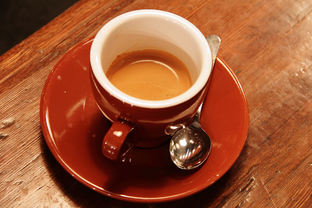
#> input picture Assets/test-images/coffee.png, 312 x 208 px, shrunk from 600 x 400 before the run
$ python 18_histogram_matching.py ../../Assets/results/denoise-compare.png
#> lines starting #> are read from the running program, lines starting #| are printed output that depends on the picture
### Python-Prototyping/figkit.py
"""文档配图的公共零件。

为什么单独抽出来:
    仓库约定每张配图都要成套回答四问(做了什么 / 得到什么 / 失去什么 / 局限在哪,
    见 Documents/README.md「写作约定」)。那条横幅的画法、中文字体设置、
    保存参数如果每个脚本各抄一份,改一次就要改七八处,迟早走样。

用法(配图脚本放在 Python-Prototyping/<章节目录>/ 下,所以要先把上一级加进 path):

    import sys
    from pathlib import Path
    sys.path.insert(0, str(Path(__file__).resolve().parents[1]))
    from figkit import OUT, IMAGES, save, four_questions, show_gray, use_cjk_font
"""

from __future__ import annotations

import sys
from pathlib import Path

import matplotlib

REPO = Path(__file__).resolve().parents[1]
OUT = REPO / "Assets" / "results"
IMAGES = REPO / "Assets" / "test-images"


def use_cjk_font() -> None:
    """装上中文字体,并把负号改回 ASCII 的 '-'(默认那个 U+2212 很多字体没有)。

    没有 --show 时切 Agg:无窗口环境(CI、ssh)下 matplotlib 默认后端会直接报错。
    """
    if "--show" not in sys.argv:
        matplotlib.use("Agg")
    matplotlib.rcParams["font.family"] = ["Heiti TC", "Arial Unicode MS", "sans-serif"]
    matplotlib.rcParams["axes.unicode_minus"] = False


def save(fig, name: str) -> None:
    """存到 Assets/results/,并把路径打出来方便对照文档引用。"""
    import matplotlib.pyplot as plt

    OUT.mkdir(parents=True, exist_ok=True)
    fig.savefig(OUT / name, dpi=130, bbox_inches="tight", facecolor="white")
    print(f"  → Assets/results/{name}")
    if "--show" not in sys.argv:
        plt.close(fig)


# [9 lines left out: function show_gray, not called in this run]


def four_questions(fig, did: str, gained: str, lost: str, limit: str, better: str,
                   y: float = 0.0, bottom: float = 0.03) -> None:
    """在图底部贴一条五色横幅,依次回答:
    做了什么 / 得到什么 / 失去什么 / 局限在哪 / 更好的做法。

    这是仓库硬约定(见 Documents/README.md「写作约定」):
    只看效果好的那一面最容易在工程里踩坑,代价和边界必须和收益画在同一张图里,
    不能分成两张。最后一格只**点名**更好的做法,不展开 ——
    读的人知道"还有路可走、该往哪儿查"就够了,展开会喧宾夺主。

    better 是必填的,不是可选项:写不出出路,通常说明「局限」那一格还没想清楚。

    bottom:带折线图的图要调大(0.15 左右),给 x 轴标签留位置,
           否则横幅会压在标签上。
    """
    cells = [("做了什么", did, "#eef3f8", "#2c6fbb"),
             ("得到什么", gained, "#eaf5ec", "#2a8f4a"),
             ("失去什么", lost, "#fdeeea", "#c4442a"),
             ("局限在哪", limit, "#fff6e5", "#a8700a"),
             ("更好的做法", better, "#f2eefb", "#6b4fa8")]
    fig.subplots_adjust(bottom=bottom)
    for i, (head, body, bg, fg) in enumerate(cells):
        # matplotlib 不认 Markdown,** 会被原样印出来,这里统一剥掉
        body = body.replace("**", "")
        fig.text(0.012 + i * 0.197, y, f"{head}\n{body}", fontsize=8.2, va="top", ha="left",
                 color="#222", linespacing=1.5,
                 bbox=dict(boxstyle="round,pad=0.4", fc=bg, ec=fg, lw=1.0))

### Python-Prototyping/Ch03_Spatial_Filtering/18_histogram_matching.py
"""直方图规定化(匹配)—— 配合 Documents/03-histogram/06-histogram-matching.md。

均衡化的目标分布固定是「均匀」;规定化的目标分布**由你给**。
做法就一句:两边各算 CDF,对每个源灰度 r,在目标 CDF 里找累计比例最接近的那个 z。

本脚本回答三个问题,并把它们画成 2 张配图:

  1. 它到底怎么算的 —— 手算那张 8 灰度级小图,看清「查 CDF」这一步
  2. 它**做不到**什么 —— 桶不可拆分,离散图像上只能逼近
  3. 最实在的用途 —— 多机位色调对齐,以及「只匹配亮度」够不够

    histogram-matching-steps.png     两条 CDF 怎么配出一张映射表,以及为什么对不准
    histogram-matching-multicam.png  三路不同曝光/白平衡的画面对齐到基准路

用法:
    .venv/bin/python Ch03_Spatial_Filtering/18_histogram_matching.py [--show]
"""

import sys
from pathlib import Path

import numpy as np

sys.path.insert(0, str(Path(__file__).resolve().parents[1]))
from figkit import IMAGES, four_questions, save, use_cjk_font  # noqa: E402

use_cjk_font()
import cv2  # noqa: E402
import matplotlib.pyplot as plt  # noqa: E402


def cdf_of(hist: np.ndarray) -> np.ndarray:
    """归一化直方图 → CDF。总数为 0 时返回全 0,避免除零。"""
    total = hist.sum()
    return np.cumsum(hist) / total if total else np.zeros_like(hist, float)


def match_lut(src_hist: np.ndarray, ref_hist: np.ndarray) -> np.ndarray:
    """由两个直方图配出映射表 LUT[r] = z。

    规则:对每个源灰度 r,在目标 CDF 里找**累计比例最接近**的 z,并列时取小的那个。

    ⚠️ 这里有个容易踩的分歧。另一种常见写法是
        z = np.searchsorted(ref_cdf, src_cdf)
    它找的是「**第一个不小于**」,不是「最接近」,两者在并列处会给出不同答案。
    文档那张手算表里源灰度 5 就是个例子:源 CDF = 0.95,目标 CDF 里
    0.90 和 1.00 与它距离相等 —— 「最接近」取 z=6,searchsorted 取 z=7。
    两种都有人用,但**必须和你文档/测试里写的规则一致**,否则对不上账。
    """
    s, g = cdf_of(src_hist), cdf_of(ref_hist)
    z = np.abs(s[:, None] - g[None, :]).argmin(axis=1)   # 并列时 argmin 取靠左的
    return z.astype(np.uint8)


def hist_of(img: np.ndarray, levels: int = 256) -> np.ndarray:
    return np.bincount(img.ravel(), minlength=levels).astype(np.int64)


# ═══════════════════════════════════ 图 1:它怎么算,又差在哪 ═════════════


def fig_steps() -> None:
    """用 04-equalization.md 里那张同样的 8 灰度级小图,把三步拆开看。

    重点不是「怎么算」(三行代码而已),是**为什么算完对不准** ——
    源图灰度 4 那 40 个像素是一个不可分割的整体,只能整体搬到某一个 z。
    """
    src = np.array([0, 0, 5, 30, 40, 20, 5, 0], np.int64)        # 挤在中间
    ref = np.array([10, 15, 15, 10, 10, 15, 15, 10], np.int64)   # 想要的形状
    L = len(src)
    s_cdf, r_cdf = cdf_of(src), cdf_of(ref)
    lut = np.abs(s_cdf[:, None] - r_cdf[None, :]).argmin(axis=1)   # 同 match_lut 的规则

    out = np.zeros(L, np.int64)                                   # 套用映射表后的实际分布
    for r, n in enumerate(src):
        out[lut[r]] += n

    fig = plt.figure(figsize=(13.4, 4.3))
    gs = fig.add_gridspec(1, 4, wspace=0.3)

    # ── ① 两个直方图
    ax = fig.add_subplot(gs[0])
    x = np.arange(L)
    ax.bar(x - 0.2, src / src.sum() * 100, 0.4, color="#2c6fbb", label="源图(挤在中间)")
    ax.bar(x + 0.2, ref / ref.sum() * 100, 0.4, color="#2a8f4a", label="想要的形状")
    ax.set_xlabel("灰度"); ax.set_ylabel("占比(%)")
    ax.legend(fontsize=8.4)
    ax.set_title("① 两个直方图\n一个是现状,一个是目标", fontsize=10.5)
    ax.spines[["top", "right"]].set_visible(False)

    # ── ② 两条 CDF + 怎么查
    ax = fig.add_subplot(gs[1])
    ax.step(x, s_cdf, where="mid", lw=2, color="#2c6fbb", label="源 CDF")
    ax.step(x, r_cdf, where="mid", lw=2, color="#2a8f4a", label="目标 CDF")
    r0 = 4                                            # 拿灰度 4 当例子
    ax.plot([0, r0], [s_cdf[r0]] * 2, ls=":", color="#c4442a", lw=1.4)
    ax.plot([lut[r0]] * 2, [0, s_cdf[r0]], ls=":", color="#c4442a", lw=1.4)
    ax.plot(r0, s_cdf[r0], "o", color="#2c6fbb", ms=7)
    ax.plot(lut[r0], s_cdf[r0], "o", color="#2a8f4a", ms=7)
    ax.annotate(f"源灰度 {r0} 的累计比例 {s_cdf[r0]:.2f}\n"
                f"在目标 CDF 上落到 z={lut[r0]}",
                (lut[r0], s_cdf[r0]), textcoords="offset points", xytext=(-95, -44),
                fontsize=8.4, color="#c4442a",
                arrowprops=dict(arrowstyle="->", color="#c4442a"))
    ax.set_xlabel("灰度"); ax.set_ylabel("累计比例")
    ax.legend(fontsize=8.4, loc="lower right")
    ax.set_title("② 横着查过去\n这就是全部的算法", fontsize=10.5)
    ax.spines[["top", "right"]].set_visible(False)

    # ── ③ 映射表
    ax = fig.add_subplot(gs[2])
    ax.step(x, lut, where="mid", lw=2, color="#c4442a")
    ax.plot(x, lut, "o", color="#c4442a", ms=5)
    for r in x:
        ax.annotate(str(lut[r]), (r, lut[r]), textcoords="offset points",
                    xytext=(0, 7), ha="center", fontsize=8)
    ax.set_xlabel("原灰度 r"); ax.set_ylabel("新灰度 z")
    ax.set_ylim(-0.6, L)
    ax.set_title(f"③ 映射表\n{lut.tolist()}", fontsize=10.5)
    ax.spines[["top", "right"]].set_visible(False)

    # ── ④ 结果 vs 目标:差在哪
    ax = fig.add_subplot(gs[3])
    ax.bar(x - 0.2, out / out.sum() * 100, 0.4, color="#c4442a", label="实际结果")
    ax.bar(x + 0.2, ref / ref.sum() * 100, 0.4, color="#2a8f4a", label="想要的形状")
    ax.set_xlabel("灰度"); ax.set_ylabel("占比(%)")
    ax.legend(fontsize=8.4)
    ax.set_title("④ 对不准,而且差得挺远\n不是算错了 —— 桶拆不开", fontsize=10.5)
    ax.spines[["top", "right"]].set_visible(False)

    fig.suptitle("直方图规定化:两条 CDF 横着一查,就是一张映射表", fontsize=13, y=1.03)
    four_questions(fig,
        "源图和目标各算一条 CDF,\n对每个源灰度 r,\n在目标 CDF 里找累计比例\n最接近的那个 z。",
        "目标分布**由你给**,\n不再固定是「均匀」。\n均衡化只是它的特例 ——\n把目标直方图设成平的。",
        f"精度。源灰度 4 的那 {src[4]} 个像素\n"
        "是一个不可分割的整体,\n只能整体搬到某一个 z。\n"
        "目标想要「15% 在 z=1、\n15% 在 z=2」,源图根本\n没有能拆出 15% 的桶。",
        "桶越少、分布越集中,\n偏差越大 —— 这张 8 级小图\n几乎面目全非。真实照片\n256 级、几百万像素,\n效果好得多,但原理上的\n偏差始终存在。",
        "想减小量化偏差:在分位数上\n做插值映射,而不是整级取整。\n只想对齐色调的话,\nReinhard 的 Lab 均值方差法\n更简单也更稳。",
        y=-0.03, bottom=0.14)
    save(fig, "histogram-matching-steps.png")
    print("  小图实测:")
    print(f"    源     {(src / src.sum() * 100).round(0).astype(int).tolist()}")
    print(f"    目标   {(ref / ref.sum() * 100).round(0).astype(int).tolist()}")
    print(f"    映射表 {lut.tolist()}")
    print(f"    结果   {(out / out.sum() * 100).round(0).astype(int).tolist()}")


# ═══════════════════════════════════ 图 2:多机位色调对齐 ═══════════════


def fig_multicam() -> None:
    """最实在的用途。顺带回答一个文档里说得太简单的问题:只匹配亮度够不够。

    结论(实测):**看你要修的是什么**。
      · 曝光差异 → 只匹配 Y 就够,而且不会动颜色
      · 白平衡差异 → 只匹配 Y 修不了,必须逐通道匹配
    所以「只动亮度通道」这条规矩对**均衡化**成立(那是单张图自增强),
    对**跨机位对齐**要分情况。
    """
    base = cv2.imread(str(IMAGES / "coffee.png"))
#> base is the input picture: shape (208, 312, 3); mean B, G, R 51.5, 85.8, 158.6
    h, w = base.shape[:2]
#> h = 208; w = 312

    def cam(gain_b, gain_g, gain_r, bias):
        """模拟另一台机器:三通道增益不同(白平衡偏)+ 整体偏移(曝光偏)。"""
#> called with gain_b = 1, gain_g = 1, gain_r = 1, bias = -45
        f = base.astype(float) * np.array([gain_b, gain_g, gain_r]) + bias
        return np.clip(f, 0, 255).astype(np.uint8)
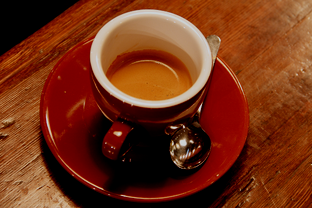
#> returned value: shape (208, 312, 3); mean of channels 0, 1, 2 21.9, 48.6, 115.2; drawn as B, G, R

    dark = cam(1, 1, 1, -45)
    blue = cam(1.35, 1.0, 0.72, 0)
#> call 2 of cam, with gain_b = 1.35, gain_g = 1, gain_r = 0.72, bias = 0
#> in cam (call 2), `f = base.astype(float) * np.array([gain_b, gain_g, gain_r]) + bias`:
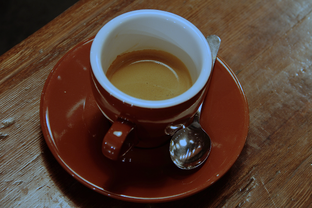
#> f: shape (208, 312, 3) float64; mean B, G, R 69.5, 85.8, 114.2; drawn with min black and max white
#> in cam (call 2), `return np.clip(f, 0, 255).astype(np.uint8)`:
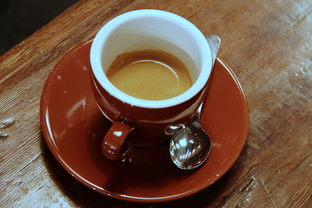
#> returned value: shape (208, 312, 3); mean of channels 0, 1, 2 67.4, 85.8, 113.7; drawn as B, G, R
    # 压暗把一部分暗部直接压到 0,那些信息是**真没了**,匹配也变不回来 —— 见四问
    crushed = ((base.astype(float) - 45) < 0).mean()
#> crushed = 0.328
    cams = [("基准路", base), ("第 2 路:曝光偏暗", dark), ("第 3 路:白平衡偏蓝", blue)]

    def match_y_only(img, ref):
        """只对亮度通道做匹配,色度原样保留。"""
        a = cv2.cvtColor(img, cv2.COLOR_BGR2YCrCb)
        b = cv2.cvtColor(ref, cv2.COLOR_BGR2YCrCb)
        a[..., 0] = match_lut(hist_of(a[..., 0]), hist_of(b[..., 0]))[a[..., 0]]
        return cv2.cvtColor(a, cv2.COLOR_YCrCb2BGR)

    def match_per_channel(img, ref):
        """三个通道各自匹配。能修白平衡,代价见四问。"""
        out = img.copy()
        for c in range(3):
            out[..., c] = match_lut(hist_of(img[..., c]), hist_of(ref[..., c]))[img[..., c]]
        return out

    def dist(img):
        """和基准路差多少:三通道直方图的总变差距离(%),0 = 逐桶完全相同。"""
        d = 0.0
        for c in range(3):
            d += np.abs(hist_of(img[..., c]) / (h * w) - hist_of(base[..., c]) / (h * w)).sum()
        return d / 3 * 100

    fig = plt.figure(figsize=(13.4, 5.6))
    gs = fig.add_gridspec(2, 4, hspace=0.42, wspace=0.08)
    rows = []
    for i, (name, img) in enumerate(cams[1:]):
        y_only = match_y_only(img, base)
        per_ch = match_per_channel(img, base)
        rows.append((name, dist(img), dist(y_only), dist(per_ch)))
        for j, (d, title) in enumerate([
                (base, "基准路(每行都放一份便于对照)"),
                (img, f"{name}\n与基准差 {dist(img):.1f}"),
                (y_only, f"只匹配亮度 Y\n差 {dist(y_only):.1f}"),
                (per_ch, f"逐通道匹配\n差 {dist(per_ch):.1f}")]):
            ax = fig.add_subplot(gs[i, j])
            ax.imshow(cv2.cvtColor(d, cv2.COLOR_BGR2RGB))
            ax.set_title(title, fontsize=9.6)
            ax.axis("off")
#> this loop made 2 passes
#> name on passes 1 to 2: '第 2 路:曝光偏暗', '第 3 路:白平衡偏蓝'
#> pass 1, in fig_multicam, `y_only = match_y_only(img, base)`:
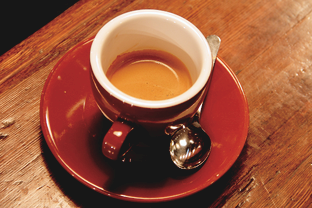
#> y_only: shape (208, 312, 3); mean B, G, R 61.1, 87.9, 154.5
#> pass 1, in fig_multicam, `per_ch = match_per_channel(img, base)`:
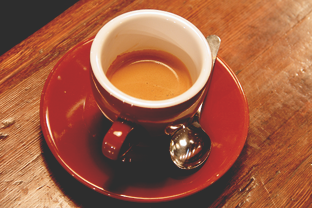
#> per_ch: shape (208, 312, 3); mean of channels 0, 1, 2 66.9, 93.6, 160.2; drawn as B, G, R
#> after the loop:
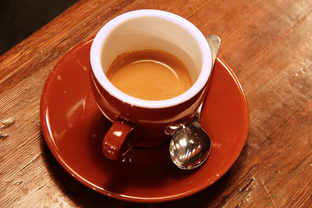
#> d: shape (208, 312, 3); mean of channels 0, 1, 2 52.8, 85.8, 158.8; drawn as B, G, R
#> after the loop, rows = [('第 2 路:曝光偏暗', 101.3, 56.39, 65.69), ('第 3 路:白平衡偏蓝', 60.08, 65.67, 20.67)]

    fig.suptitle("多机位色调对齐 —— 选一路作基准,其余各路对它做直方图匹配",
                 fontsize=13, y=0.97)
    exposure, wb = rows[0], rows[1]
#> exposure = ('第 2 路:曝光偏暗', 101.3, 56.39, 65.69); wb = ('第 3 路:白平衡偏蓝', 60.08, 65.67, 20.67)
    four_questions(fig,
        "选一路当基准,\n其余各路把自己的直方图\n匹配成基准的样子。",
        f"曝光差异能修:第 2 路与基准的差\n{exposure[1]:.1f} → {exposure[2]:.1f}(只匹配 Y),\n"
        "而且完全没碰色度通道,\n不会引入偏色。",
        f"白平衡差异只匹配 Y 修不了:\n第 3 路 {wb[1]:.1f} → {wb[2]:.1f},\n"
        f"不降反升 —— 偏色在色度通道里,\n动 Y 等于隔靴搔痒。\n"
        f"逐通道能压到 {wb[3]:.1f},代价是\n各自改变三通道的比例关系。",
        f"丢掉的信息变不回来。压暗 45\n把 {crushed:.0%} 的像素压到了 0,\n"
        f"那些层次是真没了,所以第 2 路\n只能降到 {exposure[2]:.1f} 而不是 0。\n"
        "另外逐帧独立做会闪烁\n(和 CLAHE 同一个病),要在\n时间上平滑映射表。",
        "最好的办法是**在源头校准** ——\n统一曝光、白平衡、色温,\n匹配只补最后一点差。\n要精细控色用 3D LUT;\n视频记得在时域上平滑映射表。",
        y=0.0, bottom=0.06)
    save(fig, "histogram-matching-multicam.png")
#> call 2 of save, with name = 'histogram-matching-multicam.png'
#> in save (call 2), `fig.savefig(OUT / name, dpi=130, bbox_inches="tight", facecolor="white")`:
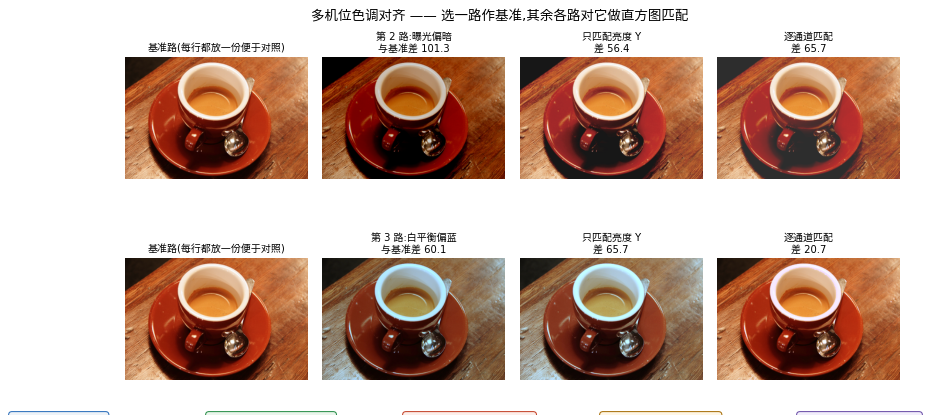
#> figure drawn by matplotlib, 8 panels
    print("  多机位实测(与基准路的直方图差,越小越像):")
    for name, d0, dy, dc in rows:
        print(f"    {name:<16} 原始 {d0:6.1f}  只匹配 Y {dy:6.1f}  逐通道 {dc:6.1f}")
#> this loop made 2 passes
#|     第 2 路:曝光偏暗       原始  101.3  只匹配 Y   56.4  逐通道   65.7
#|     第 3 路:白平衡偏蓝      原始   60.1  只匹配 Y   65.7  逐通道   20.7


if __name__ == "__main__":
    fig_steps()
    fig_multicam()
    if "--show" in sys.argv:
        plt.show()
